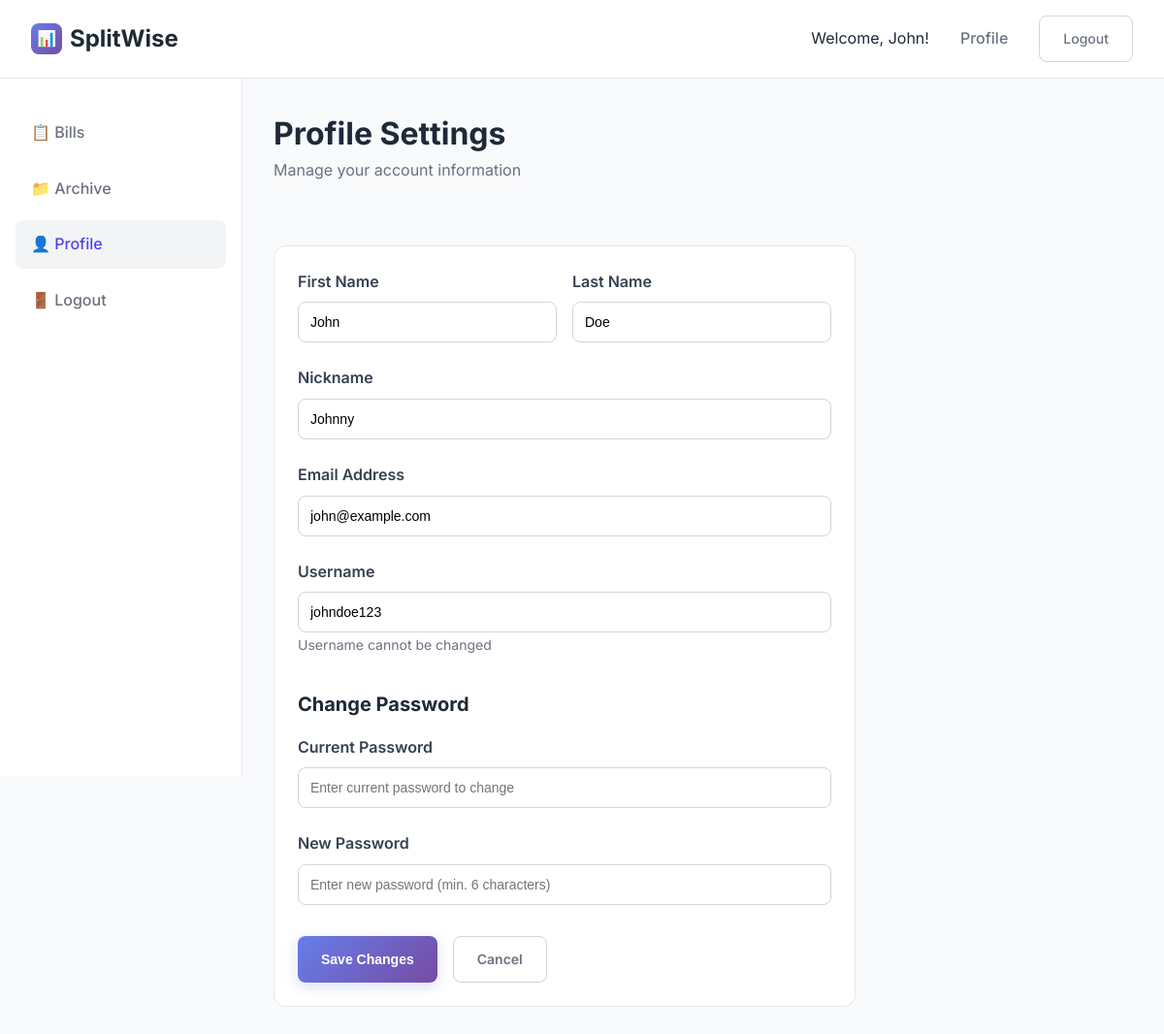
The app's page /profile.php (signed in) with its own data.
### tables this page shows
CREATE TABLE users (
    id INT AUTO_INCREMENT PRIMARY KEY,
    first_name VARCHAR(100) NOT NULL,
    last_name VARCHAR(100) NOT NULL,
    nickname VARCHAR(50),
    email VARCHAR(255) UNIQUE NOT NULL,
    username VARCHAR(100) UNIQUE NOT NULL,
    password VARCHAR(255) NOT NULL,
    created_at TIMESTAMP DEFAULT CURRENT_TIMESTAMP,
    updated_at TIMESTAMP DEFAULT CURRENT_TIMESTAMP ON UPDATE CURRENT_TIMESTAMP
);

### includes/auth.php (called while the page is built, shortened)
<?php
function getCurrentUser() {
    $pdo = getDBConnection();
    $stmt = $pdo->prepare("SELECT id, first_name, last_name, nickname, email, username FROM users WHERE id = ?");
    $stmt->execute([$_SESSION['user_id']]);
    return $stmt->fetch();
}
?>

### profile.php (the view, shortened to what this page needs)
<?php
require_once 'includes/auth.php';
$user = getCurrentUser();
?>
<!DOCTYPE html>
<html lang="en">
<head>
    <link rel="stylesheet" href="assets/css/style.css">
</head>
<body>
    <header class="header">
        <div class="container">
            <a href="dashboard.php" class="logo">
                <div class="logo-icon">📊</div>
                SplitWise
            </a>
            <nav class="nav-links">
                <span>Welcome, <?php echo htmlspecialchars($user['first_name']); ?>!</span>
                <a href="profile.php">Profile</a>
                <a href="logout.php" class="btn btn-outline">Logout</a>
            </nav>
        </div>
    </header>
    <div class="dashboard">
        <aside class="sidebar">
            <ul class="sidebar-nav">
                <li><a href="dashboard.php">📋 Bills</a></li>
                <li><a href="archive.php">📁 Archive</a></li>
                <li><a href="profile.php" class="active">👤 Profile</a></li>
                <li><a href="logout.php">🚪 Logout</a></li>
            </ul>
        </aside>
        <main class="main-content">
            <div class="page-header">
                <div>
                    <h1 class="page-title">Profile Settings</h1>
                    <p class="page-subtitle">Manage your account information</p>
                </div>
            </div>
            <div style="max-width: 600px;">
                <div class="bill-card">
                    <form method="POST">
                        <div class="form-row">
                            <div class="form-group">
                                <label for="first_name">First Name</label>
                                <input type="text" id="first_name" name="first_name" class="form-control" value="<?php echo htmlspecialchars($user['first_name']); ?>" required>
                            </div>
                            <div class="form-group">
                                <label for="last_name">Last Name</label>
                                <input type="text" id="last_name" name="last_name" class="form-control" value="<?php echo htmlspecialchars($user['last_name']); ?>" required>
                            </div>
                        </div>
                        <div class="form-group">
                            <label for="nickname">Nickname</label>
                            <input type="text" id="nickname" name="nickname" class="form-control" value="<?php echo htmlspecialchars($user['nickname'] ?? ''); ?>">
                        </div>
                        <div class="form-group">
                            <label for="email">Email Address</label>
                            <input type="email" id="email" name="email" class="form-control" value="<?php echo htmlspecialchars($user['email']); ?>" required>
                        </div>
                        <div class="form-group">
                            <label for="username">Username</label>
                            <input type="text" class="form-control" value="<?php echo htmlspecialchars($user['username']); ?>" readonly>
                            <small style="color: #6b7280; font-size: 0.875rem;">Username cannot be changed</small>
                        </div>
                        <h3 style="margin: 2rem 0 1rem; color: #1f2937; font-size: 1.25rem;">Change Password</h3>
                        <div class="form-group">
                            <label for="current_password">Current Password</label>
                            <input type="password" id="current_password" name="current_password" class="form-control" placeholder="Enter current password to change">
                        </div>
                        <div class="form-group">
                            <label for="new_password">New Password</label>
                            <input type="password" id="new_password" name="new_password" class="form-control" placeholder="Enter new password (min. 6 characters)">
                        </div>
                        <div style="display: flex; gap: 1rem; margin-top: 2rem;">
                            <button type="submit" class="btn btn-primary">Save Changes</button>
                            <a href="dashboard.php" class="btn btn-outline">Cancel</a>
                        </div>
                    </form>
                </div>
            </div>
        </main>
    </div>
</body>
</html>

### assets/css/style.css (style rules this page uses)
* { margin: 0; padding: 0; box-sizing: border-box; }
body { font-family: 'Inter', -apple-system, BlinkMacSystemFont, 'Segoe UI', Roboto, Oxygen, Ubuntu, Cantarell, sans-serif; line-height: 1.6; color: #1f2937; background-color: #f8fafc; }
.header { background: rgba(255, 255, 255, 0.95); backdrop-filter: blur(10px); border-bottom: 1px solid #e5e7eb; padding: 1rem 0; position: fixed; top: 0; left: 0; right: 0; z-index: 1000; }
.header .container { max-width: 1200px; margin: 0 auto; padding: 0 2rem; display: flex; justify-content: space-between; align-items: center; }
.logo { display: flex; align-items: center; gap: 0.5rem; font-size: 1.5rem; font-weight: 700; color: #1f2937; text-decoration: none; }
.logo-icon { width: 32px; height: 32px; background: linear-gradient(135deg, #667eea 0%, #764ba2 100%); border-radius: 8px; display: flex; align-items: center; justify-content: center; color: white; font-size: 1rem; }
.nav-links { display: flex; gap: 2rem; align-items: center; }
.nav-links a { text-decoration: none; color: #6b7280; font-weight: 500; transition: color 0.2s; }
.btn { display: inline-flex; align-items: center; justify-content: center; padding: 0.75rem 1.5rem; font-size: 0.875rem; font-weight: 600; border-radius: 8px; text-decoration: none; border: none; cursor: pointer; transition: all 0.2s; gap: 0.5rem; }
.btn-primary { background: linear-gradient(135deg, #667eea 0%, #764ba2 100%); color: white; box-shadow: 0 4px 14px 0 rgba(102, 126, 234, 0.25); }
.btn-outline { background: white; color: #6b7280; border: 1px solid #d1d5db; }
.form-group { margin-bottom: 1.5rem; }
.form-group label { display: block; font-weight: 600; margin-bottom: 0.5rem; color: #374151; }
.form-control { width: 100%; padding: 0.75rem; border: 1px solid #d1d5db; border-radius: 8px; font-size: 0.875rem; transition: border-color 0.2s; }
.form-row { display: grid; grid-template-columns: 1fr 1fr; gap: 1rem; }
.dashboard { padding-top: 5rem; }
.sidebar { position: fixed; top: 5rem; left: 0; width: 250px; height: calc(100vh - 5rem); background: white; border-right: 1px solid #e5e7eb; padding: 2rem 0; }
.sidebar-nav { list-style: none; padding: 0 1rem; }
.sidebar-nav li { margin-bottom: 0.5rem; }
.sidebar-nav a { display: flex; align-items: center; gap: 0.75rem; padding: 0.75rem 1rem; color: #6b7280; text-decoration: none; border-radius: 8px; font-weight: 500; transition: all 0.2s; }
.sidebar-nav a:hover, .sidebar-nav a.active { background: #f3f4f6; color: #4f46e5; }
.main-content { margin-left: 250px; padding: 2rem; }
.page-header { display: flex; justify-content: space-between; align-items: center; margin-bottom: 2rem; }
.page-title { font-size: 2rem; font-weight: 700; color: #1f2937; }
.page-subtitle { color: #6b7280; margin-bottom: 2rem; }
.bill-card { background: white; border-radius: 12px; padding: 1.5rem; border: 1px solid #e5e7eb; transition: all 0.2s; }

### records on screen
users: first_name "John", last_name "Doe", nickname "Johnny", email "john@example.com", username "johndoe123"
